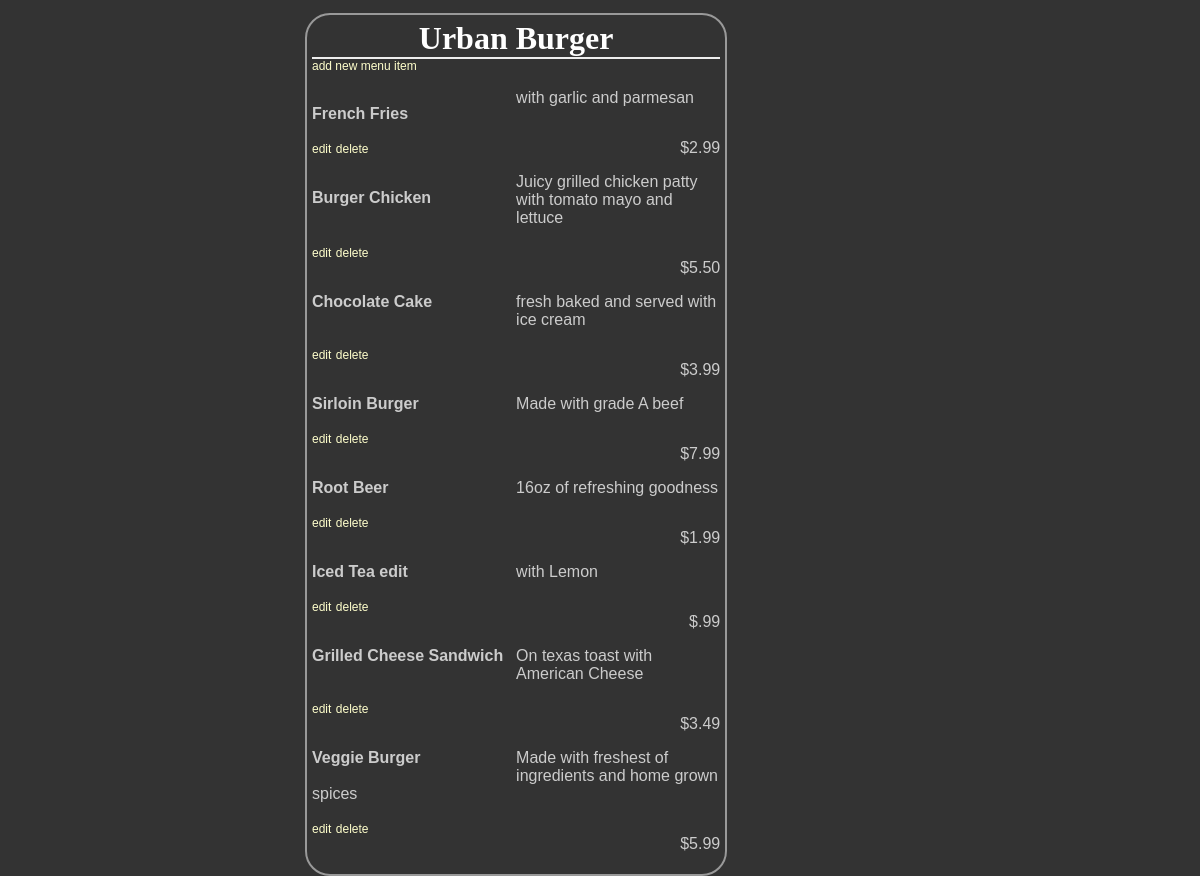
The page /restaurants/1/ on the database as committed earlier.
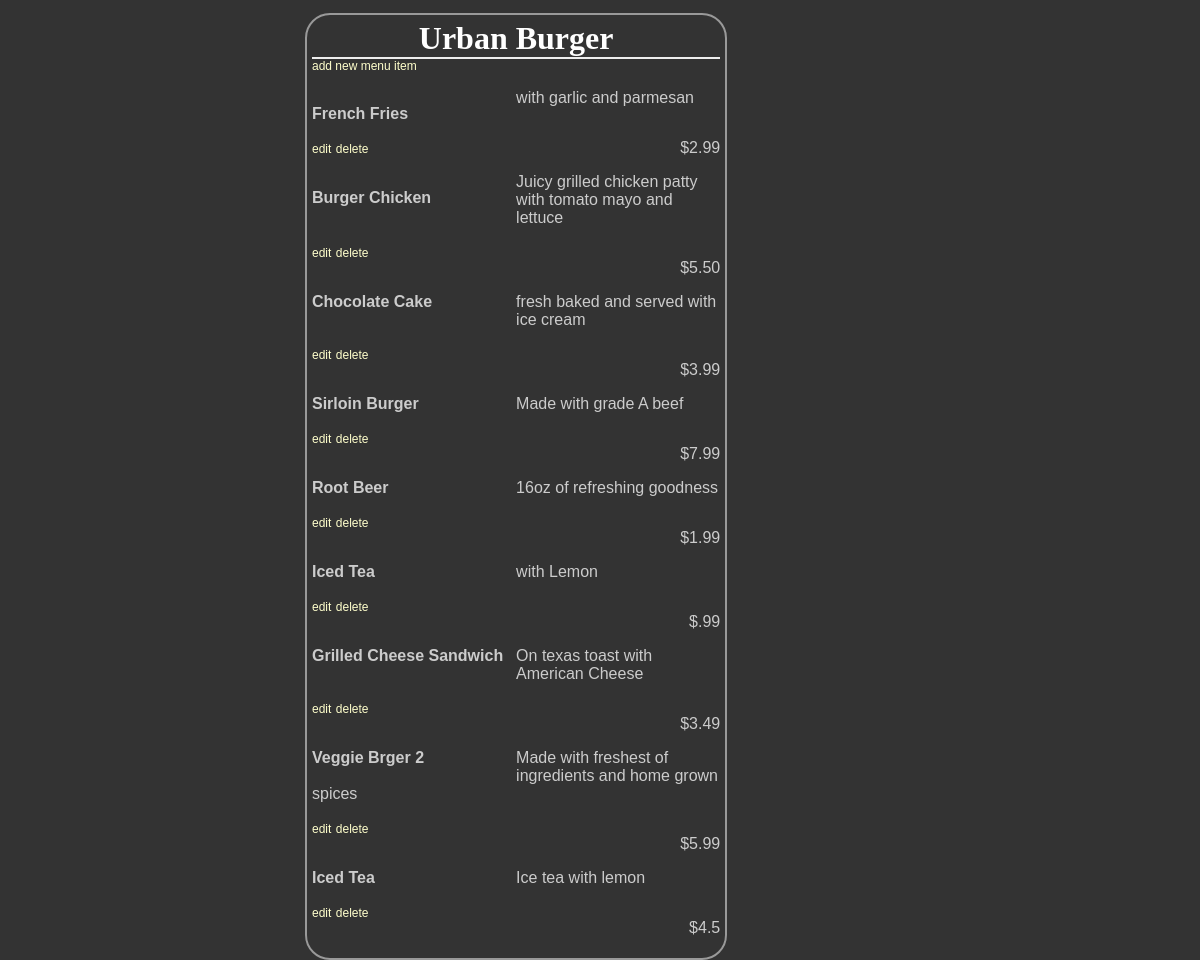
The same page on the database as committed later.
### database_setup.py (models this page shows, shortened)
class Restaurant(Base):
    __tablename__ = 'restaurant'
    id = Column(Integer, primary_key=True)
    name = Column(String(250), nullable=False)

class MenuItem(Base):
    __tablename__ = 'menu_item'
    name = Column(String(80), nullable=False)
    id = Column(Integer, primary_key=True)
    description = Column(String(250))
    price = Column(String(8))
    course = Column(String(250))
    restaurant_id = Column(Integer, ForeignKey('restaurant.id'))
    restaurant = relationship(Restaurant)

### projectF.py (the view)
@app.route('/restaurants/<int:restaurant_id>/')
def restaurantMenu(restaurant_id):
    restaurant = session.query(Restaurant).filter_by(id=restaurant_id).one()
    items = session.query(MenuItem).filter_by(restaurant_id=restaurant_id).all()
    return render_template('menu.html', restaurant=restaurant, items=items)

### templates/menu.html (shortened to what this page needs)
<html>
<head>
  <link rel=stylesheet type=text/css href='{{url_for('static', filename='styles.css')}}'>
</head>
<body >
<div class="pane">
<h1 class="header">{{restaurant.name}}</h1>
<a href='{{url_for('newMenuItem', restaurant_id=restaurant.id)}}'>add new menu item</a>
{% for i in items %}
<div>
<p class="name w">{{i.name}}</p>
<p class="description">{{i.description}}</p>
<p class="price"> {{i.price}} </p>
<a href='{{url_for('editMenuItem', restaurant_id=restaurant.id, menu_id=i.id)}}'>edit</a>
<a href='{{url_for('deleteMenuItem', restaurant_id=restaurant.id, menu_id=i.id)}}'>delete</a>
</div>
{% endfor %}
</body>
</html>

### static/styles.css (style rules this page uses)
body { font-family: sans-serif; background-color: #333333 }
h1, h2, h3, h4 { color: #ffffff; }
h1, h2 { font-family: 'georgia', serif; margin: 0; }
h1 { border-bottom: 2px solid #eee; }
p, dd, dt { color: #cccccc; }
a { text-decoration: none; color: #ffffcc; font-size: .75em; }
.pane { position: absolute; left: 25%; border: 2px solid; border-radius: 25px; padding: 5px; margin: 5px; border-color: #999999; background-color: #333333 }
.header { left: 50%; text-align: center; }
.name { width: 50%; display: inline-block; float: left; font-weight: 700; }
.price { text-align: right; width: 50%; float: right; }

Rows that differ between the two databases and show on the page:
changed MenuItem "with Lemon": name "Iced Tea edit" → "Iced Tea"
changed MenuItem "Made with freshest of ingredients and home grown spices": name "Veggie Burger" → "Veggie Brger 2"
added MenuItem: name "Iced Tea", description "Ice tea with lemon", price "$4.5"
